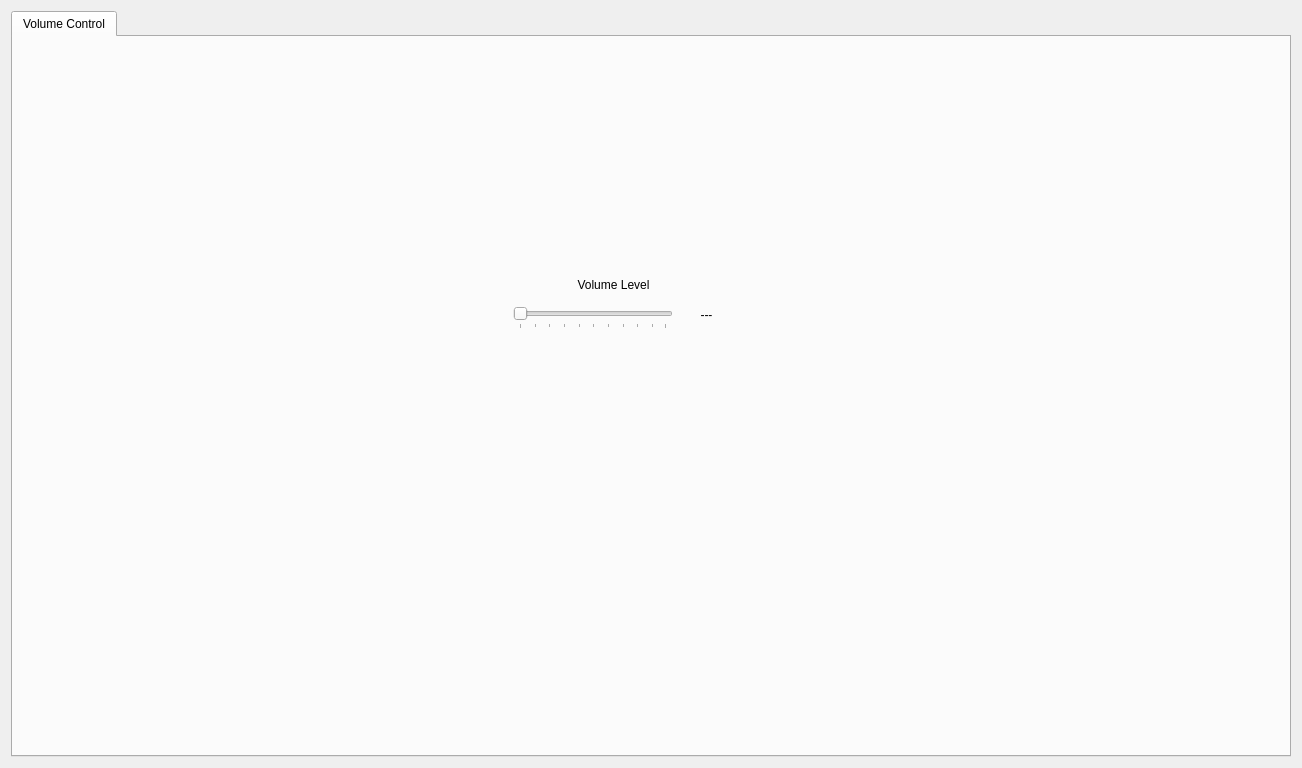
<?xml version="1.0" encoding="UTF-8"?>
<ui version="4.0">
 <class>Form_myMainWidget</class>
 <widget class="QWidget" name="Form_myMainWidget">
  <property name="geometry">
   <rect>
    <x>0</x>
    <y>0</y>
    <width>1302</width>
    <height>768</height>
   </rect>
  </property>
  <property name="sizePolicy">
   <sizepolicy hsizetype="Fixed" vsizetype="Fixed">
    <horstretch>0</horstretch>
    <verstretch>0</verstretch>
   </sizepolicy>
  </property>
  <property name="minimumSize">
   <size>
    <width>1300</width>
    <height>768</height>
   </size>
  </property>
  <property name="maximumSize">
   <size>
    <width>7670</width>
    <height>4132</height>
   </size>
  </property>
  <property name="windowTitle">
   <string>Form</string>
  </property>
  <layout class="QHBoxLayout" name="horizontalLayout">
   <item>
    <widget class="QTabWidget" name="tabWidget">
     <widget class="QWidget" name="tab">
      <attribute name="title">
       <string>Volume Control</string>
      </attribute>
      <widget class="QSlider" name="horizontalSlider">
       <property name="geometry">
        <rect>
         <x>500</x>
         <y>270</y>
         <width>160</width>
         <height>22</height>
        </rect>
       </property>
       <property name="accessibleDescription">
        <string>audio_node:/volume:VERBOSE=no,LABELREF=label_volume,LABELTRANSFORM=JVX_WW_SHOW_DB20,DELTASTEPS=1,NUMDIGITS=1,MINVAL=-40,MAXVAL=0</string>
       </property>
       <property name="orientation">
        <enum>Qt::Horizontal</enum>
       </property>
       <property name="tickPosition">
        <enum>QSlider::TicksBelow</enum>
       </property>
      </widget>
      <widget class="QLabel" name="label_volume">
       <property name="geometry">
        <rect>
         <x>670</x>
         <y>270</y>
         <width>47</width>
         <height>16</height>
        </rect>
       </property>
       <property name="text">
        <string>---</string>
       </property>
       <property name="alignment">
        <set>Qt::AlignCenter</set>
       </property>
      </widget>
      <widget class="QLabel" name="label">
       <property name="geometry">
        <rect>
         <x>490</x>
         <y>240</y>
         <width>221</width>
         <height>16</height>
        </rect>
       </property>
       <property name="text">
        <string>Volume Level</string>
       </property>
       <property name="alignment">
        <set>Qt::AlignCenter</set>
       </property>
      </widget>
     </widget>
    </widget>
   </item>
  </layout>
 </widget>
 <resources>
  <include location="ayfStarter.qrc"/>
 </resources>
 <connections/>
</ui>
